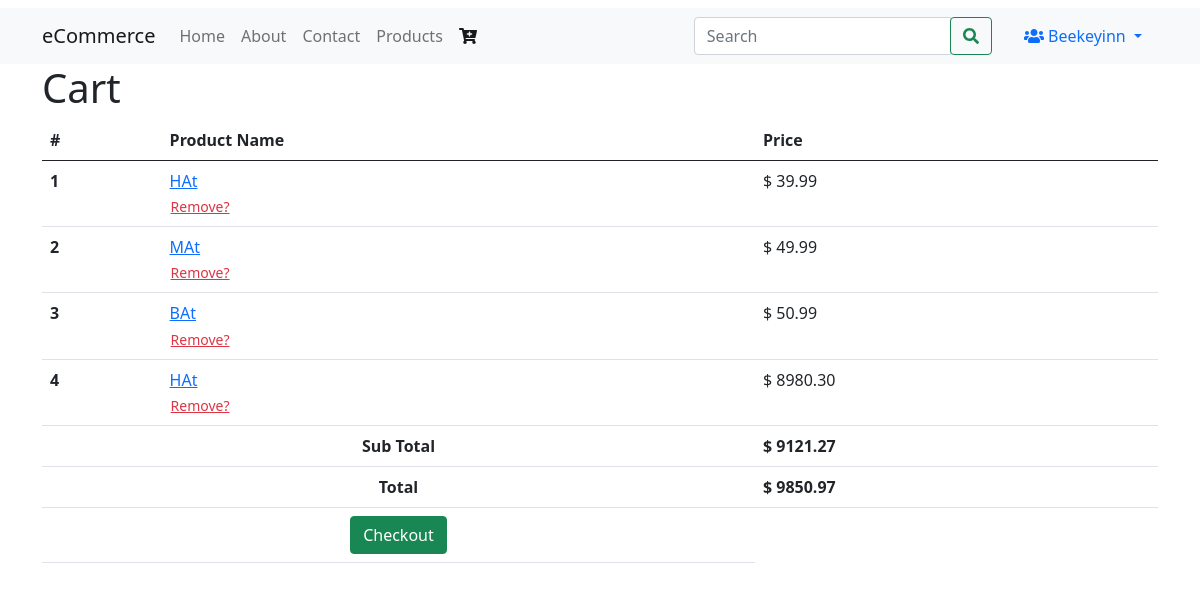
The app's page /cart/ (signed in) with its own data.
### products/models.py (models this page shows, shortened)
class Product(models.Model):
    title = models.CharField(max_length=120)
    slug = models.SlugField(blank=True,unique=True)
    description = models.TextField()
    price = models.DecimalField(decimal_places=2,max_digits=6)
    image = models.ImageField(upload_to=upload_img_path)
    timestamp = models.DateTimeField(auto_now_add=True)
    featured = models.BooleanField(default=False)
    active = models.BooleanField(default=True)
    objects = ProductManager(   )
    def get_absolute_url(self):
        return reverse("products:detail",kwargs={"slug":self.slug})

### carts/models.py (models this page shows, shortened)
class Cart(models.Model):
    user = models.ForeignKey(User, on_delete=models.SET_NULL, null=True,blank=True)
    products =  models.ManyToManyField(Product,blank=True)
    subtotal = models.DecimalField(default=0.00, max_digits=100, decimal_places=2)
    total = models.DecimalField(default=0.00,max_digits=100, decimal_places=2)
    updated = models.DateTimeField(auto_now=True)
    timestamp = models.DateTimeField(auto_now_add=True)
    objects=CartManager()

### carts/views.py (the view)
# urls.py: path('',cart_home, name="home"),
def cart_home(request):
    cart_obj, new_obj = Cart.objects.new_or_get(request)
    return render(request,"carts/home.html",{"cart":cart_obj})

### carts/models.py (called while the page is built)
    def new_or_get(self, request):
        if request.user.is_authenticated:
            qs = self.get_queryset().filter(user=request.user)
        else:
            cart_id = request.session.get("cart_id",None)
            qs = self.get_queryset().filter(id=cart_id)
        if qs.count()==1:
            new_obj=False
            cart_obj = qs.first()
            if request.user.is_authenticated and cart_obj.user is None:
                cart_obj.user = request.user
                cart_obj.save()
        else:
            cart_obj = Cart.objects.new(user=request.user)
            new_obj=True
            request.session["cart_id"] = cart_obj.id
        return cart_obj, new_obj

### products/models.py (called while the page is built)
    def active(self):
        return self.filter(active=True)

    def get_queryset(self):
        return ProductQuerySet(self.model,using=self._db)

    def all(self):
        return self.get_queryset().active()  # Product.objects.all().filter(active=True)

### templates/carts/home.html (shortened to what this page needs)
{% extends 'includes/base.html' %}
{% block content %}
<h1>Cart</h1>
{% if cart.products.exists %}
<table class="table cart-table">
  <thead>
    <tr>
      <th scope="col">#</th>
      <th scope="col">Product Name</th>
      <th scope="col">Price</th>
    </tr>
  </thead>
  <tbody class='cart-body'>
    {% for product in cart.products.all %}
      <tr class='cart-product'>
        <th scope="row" id='{{forloop.counter}}'>{{ forloop.counter }}</th>
        <td><a href="{{ product.get_absolute_url }}">{{product.title}}</a>
        {% include 'carts/snippets/remove_product.html' with product_id=product.id%}
        </td>
        <td>$ {{ product.price }}</td>
      </tr>
    {% endfor %}
  <tr>
      <th colspan="2" class="text-center">Sub Total</th>
      <td><b>$ <span class='cart-sub-total'>{{ cart.subtotal }}</span></b>  </td>
    </tr>
    <tr>
      <th colspan="2"class="text-center" ><b>Total</b></th>
      <td> <b>$ <span class='cart-total'>{{ cart.total }}</span> </b></td>
    </tr>
    <tr>
      <th colspan="2" class="text-center" >
      <a href="{% url 'Carts:checkout' %}" class="btn btn-success">Checkout</a></th>
    </tr>
  </tbody>
</table>
{% else %}
    <p class="lead">Cart is empty  </p>
{% endif %}
{% endblock  %}

### templates/includes/navbar.html (shortened to what this page needs)
<nav class="navbar navbar-expand-lg navbar-light bg-light">
  <div class="container">
    <a class="navbar-brand" href="{% url 'homepage' %}">
      {% if brand_name %}
        {{brand_name}}
      {% else %}
        eCommerce
      {% endif %}
    </a>
    <div class="collapse navbar-collapse" id="navbarSupportedContent">
      <ul class="navbar-nav me-auto mb-2 mb-lg-0">
        <li class="nav-item ">
          <a class="nav-link  " aria-current="page" href="{% url 'homepage' %}">Home</a>
        </li>
        <li class="nav-item">
          <a class="nav-link  " href="{% url 'about' %}">About</a>
        </li>
        <li class="nav-item">
          <a class="nav-link
            " href="{% url 'contact' %}">Contact</a>
        </li>
        <li class="nav-item">
          <a class="nav-link
            " href="{% url 'products:products' %}">Products</a>
        </li>
        <li class="nav-item">
          <a class="nav-link
            {% if request.resolver_match.url_name == 'home' %}
                active
            {% endif %}
            " href="{% url 'Carts:home' %}"> <i class="fa fa-cart-plus" ></i>
            </a>
        </li>
      </ul>
      {% include 'search/snippet/search_form.html' %}
      <div class="dropdown open ms-3">
          <a class="nav-link dropdown-toggle" type="button" id="triggerId" data-bs-toggle="dropdown" aria-haspopup="true"
              aria-expanded="false">
                <i class="fa fa-users" aria-hidden="true"></i>{% if request.user.is_authenticated %}
                  {{ request.user|capfirst }}
                {% else %}
                  Account
                {% endif %}
              </a>
        </div>
    </div>
  </div>
</nav>

### templates/carts/snippets/remove_product.html (shortened to what this page needs)
<form action='{% url 'Carts:update' %}' data-endpoint='{% url 'Carts:update' %}' method='POST' class='form form-product-ajax' >
     <button type='submit' class='btn btn-sm btn-link text-danger p-0 pointer-event'>Remove?</button>
</form>

### records on screen
Product: title "HAt", price "39.99"
Product: title "MAt", price "49.99"
Product: title "BAt", price "50.99"
Product: title "HAt", price "8980.30"
Cart: subtotal "9121.27", total "9850.97"

### other values on screen
{{ brand_name }} "eCommerce"
{{ request.user|capfirst }} "Beekeyinn"
